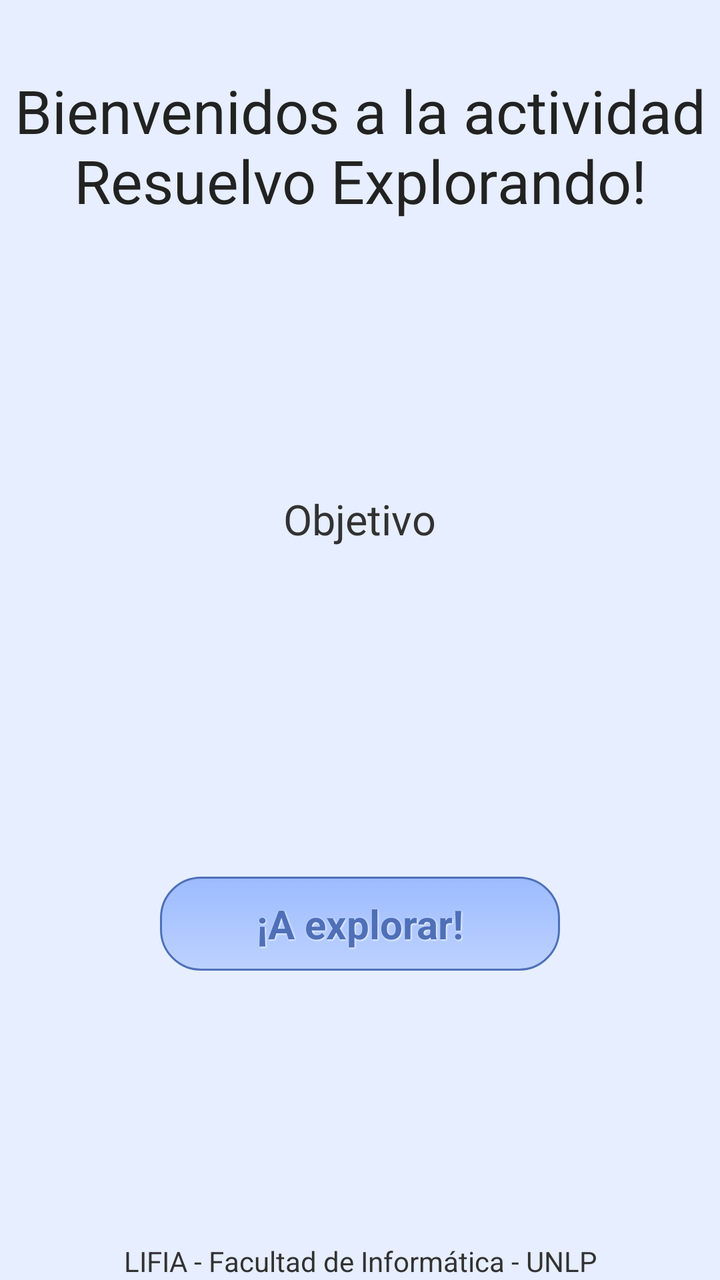
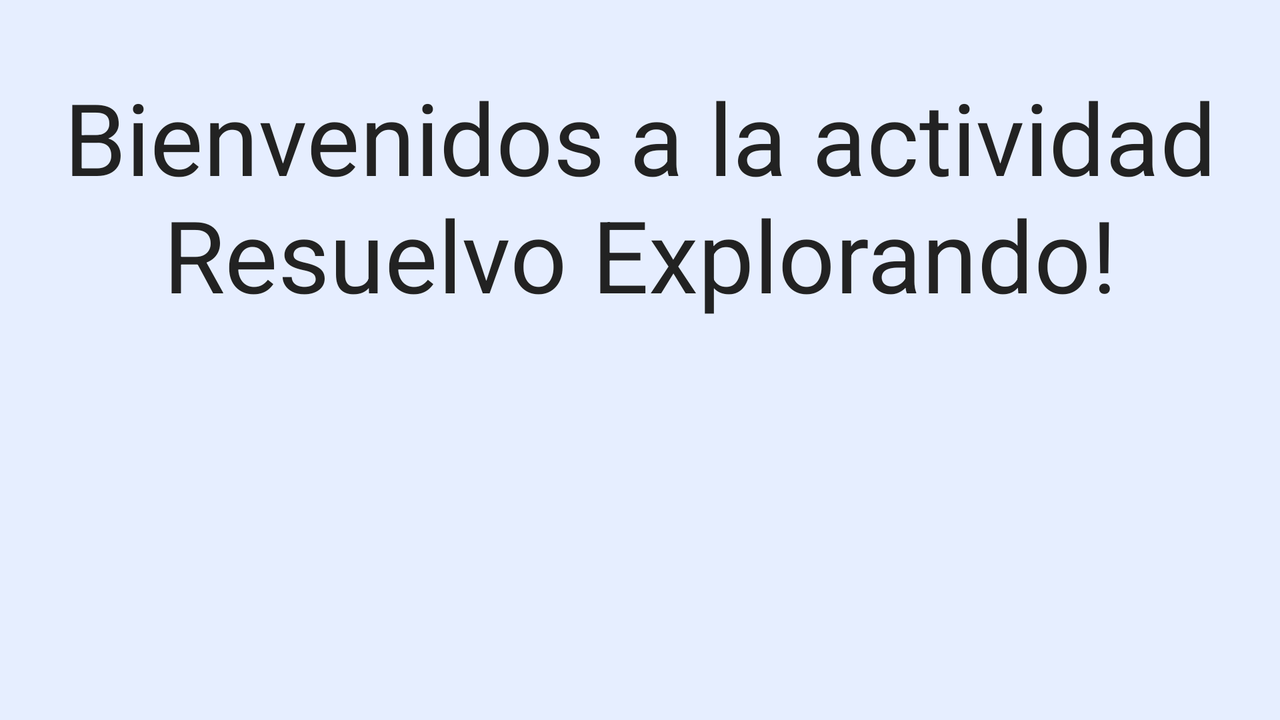

Compare how this app lays out the same screen by default and in its alternative resource folder. The renders come first, then the two layout files and the values they reference.
<!-- AndroidManifest.xml: application theme AppTheme -->
<!-- res/layout/activity_main.xml -->
<RelativeLayout xmlns:android="http://schemas.android.com/apk/res/android"
    xmlns:tools="http://schemas.android.com/tools"
    android:layout_width="match_parent"
    android:layout_height="match_parent"
    android:background="#E6EEFF"
    android:orientation="vertical">

	<TextView
		android:id="@+id/evaluationMessage"
		android:layout_width="wrap_content"
		android:layout_height="wrap_content"
		android:layout_marginTop="35dp"
		android:layout_centerHorizontal="true"
		android:gravity="center_horizontal"
		android:text="@string/welcome_text"
		android:layout_marginBottom="5dp"
		android:textColor="#222222"
		android:textSize="30sp"
		android:textAlignment="gravity"/>
	<ImageView
		android:id="@+id/imageView1"
		android:layout_width="match_parent"
		android:layout_height="100dp"
		android:layout_margin="10dp"
		android:src="@drawable/icon_a"
		android:layout_below="@id/evaluationMessage"/>
	<RelativeLayout
		android:id="@+id/rLtext"
		android:layout_width="wrap_content"
		android:layout_height="wrap_content"
		android:layout_below="@id/imageView1"
		android:layout_centerInParent="true">
		<TextView
			android:id="@+id/activityGoalText"
			android:layout_width="wrap_content"
			android:layout_height="wrap_content"
			android:layout_centerInParent="true"
			android:layout_gravity="center_horizontal"
			android:layout_margin="10dp"
			android:text="Objetivo"
			android:textSize="21sp"
			android:textAlignment="gravity"
			android:gravity="center"/>
	</RelativeLayout>
	<RelativeLayout
		android:layout_width="match_parent"
		android:layout_height="match_parent"
		android:layout_below="@id/rLtext">
		<Button
			android:id="@+id/startGame"
			style="@style/button_text"
			android:layout_centerInParent="true"
			android:layout_width="wrap_content"
			android:layout_height="wrap_content"
			android:background="@drawable/blue_button"
			android:text="@string/start_activity"
			android:width="200dp" />
	</RelativeLayout>
	<TextView
		android:layout_width="match_parent"
		android:layout_height="wrap_content"
		android:text="LIFIA - Facultad de Informática - UNLP"
		android:layout_alignParentBottom="true"
		android:textAlignment="gravity"
		android:gravity="center"/>
</RelativeLayout>
<!-- resources referenced by this layout -->
<resources>
  <!-- drawable blue_button (drawable) -->
  <?xml version="1.0" encoding="utf-8"?>
  
  <selector xmlns:android="http://schemas.android.com/apk/res/android">
    <item android:state_pressed="true">
      <shape>
        <gradient
            android:startColor="#BDD2FF"
            android:endColor="#9CBBFF"
            android:angle="270" />
        <stroke
            android:width="2dp"
            android:color="#4F70B8" />
        <corners
            android:radius="20dp" />
        <padding
            android:left="10dp"
            android:top="10dp"
            android:right="10dp"
            android:bottom="10dp" />
      </shape>
    </item>
    <item>
      <shape>
        <gradient
            android:startColor="#9CBBFF"
            android:endColor="#BDD2FF"
            android:angle="270" />
        <stroke
            android:width="1dp"
            android:color="#4F70B8" />
        <corners
            android:radius="20dp" />
        <padding
            android:left="10dp"
            android:top="10dp"
            android:right="10dp"
            android:bottom="10dp" />
      </shape>
    </item>
  </selector>
  <string name="start_activity">¡A explorar!</string>
  <string name="welcome_text">Bienvenidos a la actividad Resuelvo Explorando!</string>
  <style name="button_text">
  	   <item name="android:layout_width">fill_parent</item>
  	   <item name="android:layout_height">wrap_content</item>
  	   <item name="android:textColor">#4F70B8</item>
  	   <item name="android:gravity">center</item>
  	   <item name="android:layout_margin">3dp</item>
  	   <item name="android:textSize">20sp</item>
  	   <item name="android:textStyle">bold</item>
  	   <item name="android:shadowColor">#FFFFFF</item>
  	   <item name="android:shadowDx">1</item>
  	   <item name="android:shadowDy">1</item>
  	   <item name="android:shadowRadius">2</item>
  	 </style>
  <style name="AppTheme" parent="AppBaseTheme">
          
      </style>
  <style name="AppBaseTheme" parent="android:Theme.Light">
          
      </style>
</resources>
<!-- res/layout-w600dp/activity_main.xml (the repository's variant of the layout above) -->
<!-- drawn on the phone turned sideways -->
<RelativeLayout xmlns:android="http://schemas.android.com/apk/res/android"
    xmlns:tools="http://schemas.android.com/tools"
    android:layout_width="match_parent"
    android:layout_height="match_parent"
    android:background="#E6EEFF"
    android:orientation="vertical">

	<TextView
		android:id="@+id/evaluationMessage"
		android:layout_width="wrap_content"
		android:layout_height="wrap_content"
		android:layout_marginTop="35dp"
		android:layout_centerHorizontal="true"
		android:gravity="center_horizontal"
		android:text="@string/welcome_text"
		android:layout_marginBottom="15dp"
		android:textColor="#222222"
		android:textSize="50sp"
		android:textAlignment="gravity"/>
	<ImageView
		android:id="@+id/imageView1"
		android:layout_width="match_parent"
		android:layout_height="200dp"
		android:layout_marginLeft="40dp"
		android:layout_marginRight="40dp"
		android:src="@drawable/app_icon"
		android:layout_below="@id/evaluationMessage"/>
	<RelativeLayout
		android:id="@+id/rLtext"
		android:layout_width="wrap_content"
		android:layout_height="wrap_content"
		android:layout_below="@id/imageView1"
		android:layout_centerInParent="true">
		<TextView
			android:id="@+id/activityGoalText"
			android:layout_width="wrap_content"
			android:layout_height="wrap_content"
			android:layout_centerInParent="true"
			android:layout_gravity="center_horizontal"
			android:layout_margin="10dp"
			android:text="Objetivo"
			android:textSize="30sp"
			android:textAlignment="gravity"
			android:gravity="center"/>
	</RelativeLayout>
	<RelativeLayout
		android:layout_width="match_parent"
		android:layout_height="match_parent"
		android:layout_below="@id/rLtext">

		<Button
			android:id="@+id/startGame"
			style="@style/button_text"
			android:layout_width="200dp"
			android:layout_height="100dp"
			android:textSize="38sp"
			android:layout_centerInParent="true"
			android:background="@drawable/blue_button"
			android:text="@string/start_activity" />
	</RelativeLayout>
</RelativeLayout>
